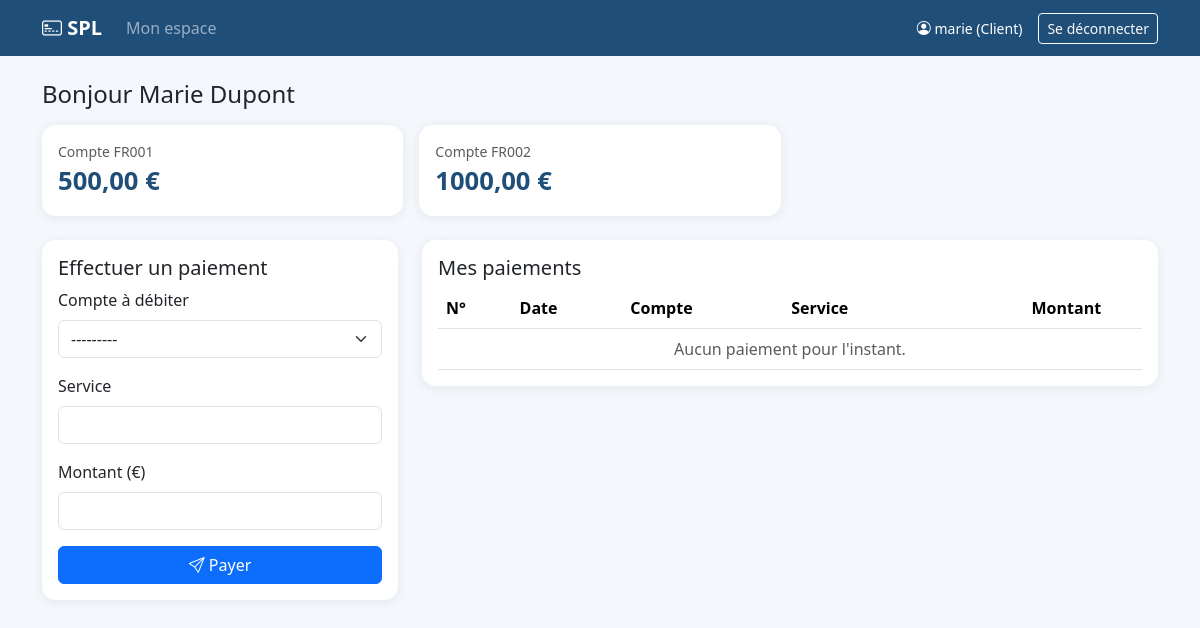
/client/ (signed in), run on an earlier commit of the app's database.
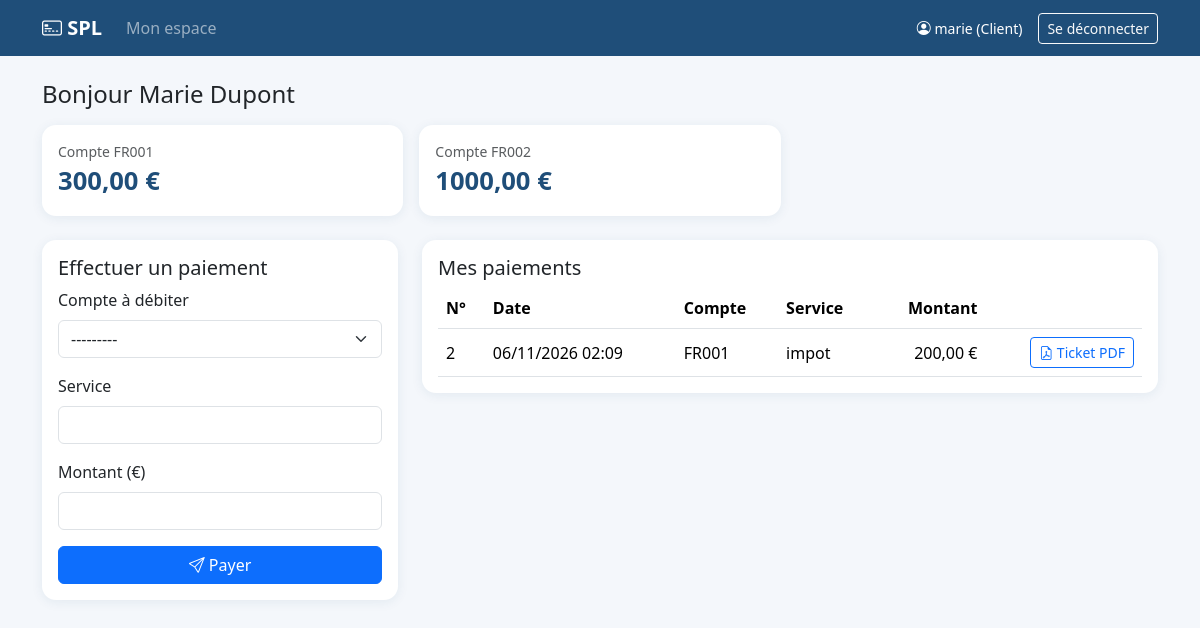
And on a later commit of the database.
### paiements/models.py (models this page shows, shortened)
class Compte(models.Model):
    numero = models.CharField(max_length=20, unique=True)
    solde = models.DecimalField(max_digits=12, decimal_places=2, default=Decimal("0.00"))
    proprietaire = models.ForeignKey(
        Utilisateur, on_delete=models.CASCADE, related_name="comptes",
        limit_choices_to={"role": "client"},
    )
    def __str__(self):
        return f"Compte {self.numero} : solde = {self.solde:.2f} €"

class Paiement(models.Model):
    compte = models.ForeignKey(Compte, on_delete=models.CASCADE, related_name="paiements")
    service = models.CharField(max_length=100)
    montant = models.DecimalField(max_digits=12, decimal_places=2)
    date = models.DateTimeField(auto_now_add=True)
    class Meta:
        ordering = ["-date"]
    @property
    def numero(self) -> int:
        return self.pk

### paiements/views.py (the view)
# urls.py: path("client/", views.espace_client, name="espace_client"),
@login_required
def espace_client(request):
    if request.user.est_administrateur():
        return redirect("liste_paiements")
    client = _client(request)
    if request.method == "POST":
        form = PaiementForm(client, request.POST)
        if form.is_valid():
            try:
                paiement = client.effectuer_paiement(
                    form.cleaned_data["compte"], form.cleaned_data["montant"], form.cleaned_data["service"]
                )
                messages.success(request, f"Paiement n°{paiement.pk} effectué. Vous pouvez télécharger votre ticket.")
                return redirect("espace_client")
            except ValueError as erreur:
                messages.error(request, str(erreur))
    else:
        form = PaiementForm(client)
    paiements = Paiement.objects.filter(compte__proprietaire=client).select_related("compte")
    return render(request, "paiements/espace_client.html", {
        "client": client, "comptes": client.get_comptes(), "paiements": paiements, "form": form,
    })

### paiements/forms.py
class PaiementForm(forms.Form):
    compte = forms.ModelChoiceField(queryset=Compte.objects.none(), label="Compte à débiter")
    service = forms.CharField(max_length=100, label="Service")
    montant = forms.DecimalField(max_digits=12, decimal_places=2, min_value=Decimal("0.01"), label="Montant (€)")
    def __init__(self, client, *args, **kwargs):
        super().__init__(*args, **kwargs)
        self.fields["compte"].queryset = client.get_comptes()
        for champ in self.fields.values():
            champ.widget.attrs["class"] = "form-select" if isinstance(champ, forms.ModelChoiceField) else "form-control"

### paiements/models.py (called while the page is built)
    def est_administrateur(self) -> bool:
        return self.role == "admin" or self.is_superuser

    @property
    def nom(self) -> str:
        return self.last_name

    @property
    def prenom(self) -> str:
        return self.first_name

    def get_queryset(self):
        return super().get_queryset().filter(role="client")

    def get_comptes(self):
        return self.comptes.all()

### paiements/views.py (called while the page is built)
def _client(request):
    return Client.objects.get(pk=request.user.pk)

### paiements/templates/paiements/espace_client.html (shortened to what this page needs)
{% extends "paiements/base.html" %}
{% block contenu %}
<h1 class="h4 mb-3">Bonjour {{ client.prenom|default:client.username }} {{ client.nom }}</h1>
<div class="row g-3 mb-4">
  {% for compte in comptes %}
  <div class="col-12 col-sm-6 col-lg-4">
    <div class="card carte p-3">
      <div class="text-muted small">Compte {{ compte.numero }}</div>
      <div class="solde">{{ compte.solde|floatformat:2 }} €</div>
    </div>
  </div>
  {% empty %}
  <div class="col-12"><div class="alert alert-warning">Aucun compte. Contactez l'administrateur.</div></div>
  {% endfor %}
</div>
<div class="row g-4">
  <div class="col-12 col-lg-4">
    <div class="card carte p-3">
      <h2 class="h5">Effectuer un paiement</h2>
      <form method="post">
        {% for champ in form %}
          <div class="mb-3">
            <label class="form-label" for="{{ champ.id_for_label }}">{{ champ.label }}</label>
            {{ champ }}
          </div>
        {% endfor %}
        <button class="btn btn-primary w-100"><i class="bi bi-send"></i> Payer</button>
      </form>
    </div>
  </div>
  <div class="col-12 col-lg-8">
    <div class="card carte p-3">
      <h2 class="h5">Mes paiements</h2>
      <div class="table-responsive">
        <table class="table align-middle mb-0">
          <thead><tr><th>N°</th><th>Date</th><th>Compte</th><th>Service</th><th class="text-end">Montant</th><th></th></tr></thead>
          <tbody>
          {% for p in paiements %}
            <tr>
              <td>{{ p.numero }}</td>
              <td class="text-nowrap">{{ p.date|date:"d/m/Y H:i" }}</td>
              <td>{{ p.compte.numero }}</td>
              <td>{{ p.service }}</td>
              <td class="text-end text-nowrap">{{ p.montant|floatformat:2 }} €</td>
              <td class="text-end">
                <a class="btn btn-sm btn-outline-primary text-nowrap" href="{% url 'ticket_pdf' p.pk %}">
                  <i class="bi bi-file-earmark-pdf"></i> Ticket PDF
                </a>
              </td>
            </tr>
          {% empty %}
            <tr><td colspan="6" class="text-muted text-center">Aucun paiement pour l'instant.</td></tr>
          {% endfor %}
          </tbody>
        </table>
      </div>
    </div>
  </div>
</div>
{% endblock %}

What changed in the data, as far as the page shows it:
changed Compte "FR001": solde "500,00" → "300,00"
added Paiement: numero "2", date "06/11/2026 02:09", compte.numero "FR001", service "impot", montant "200,00"
Also different on the page:
text no longer shown: "Aucun paiement pour l'instant."
